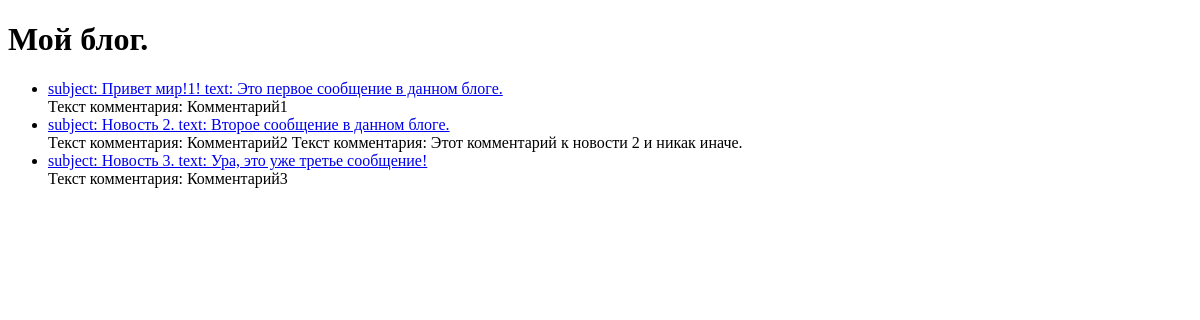
Before: / with the older database file.
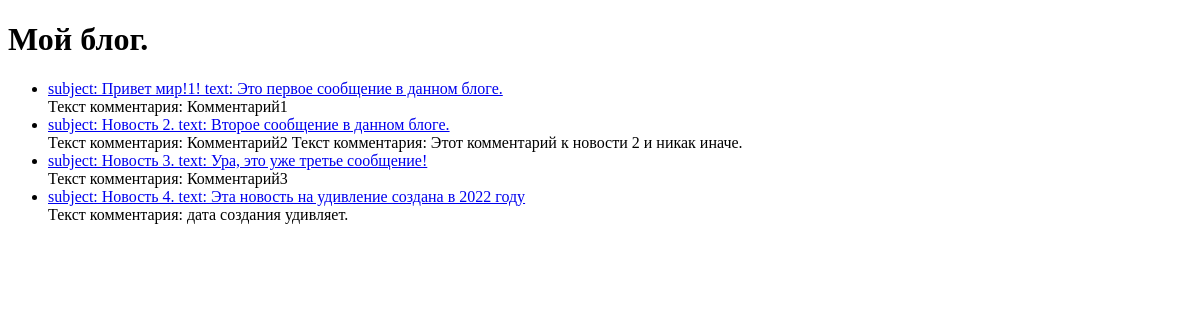
After: the same page with the newer database file.
### post/models.py (models this page shows)
class Post(models.Model):
    postname = models.CharField(max_length=200, verbose_name='Тема поста')
    posttext = models.TextField(verbose_name='Текст')
    created = models.DateTimeField(verbose_name='Время создания', default=now)
    def __str__(self):
        return f'subject: {self.postname} text: {self.posttext}'
    def get_comments(self):
        return self.comment_postcomment.all()

class Comments(models.Model):
    postcomm = models.ForeignKey(Post, verbose_name='Комментируемый пост', related_name='comment_postcomment', on_delete=models.CASCADE)
    comment = models.TextField(verbose_name='Комментарий')
    def __str__(self):
        return f'Текст комментария: {self.comment}'

### post/views.py (the view)
# urls.py: path('', posts, name='posts'),
def posts(request):
    f = Post.objects.all()
    context = {
        'posts': f
    }
    return render(request, 'index.html', context)

### post/templates/index.html (shortened to what this page needs)
{% extends 'base.html' %}
{% block body %}
    <h1>Мой блог.</h1>
    <ul>
        {% for post in posts %}
        <li> <a href="{% url 'postid' post.id %}"> {{ post }} </a> </li>
            {% for comments in post.get_comments %}
        <a> {{ comments }} </a>
            {% endfor %}
        <br>
        {% endfor %}
    </ul>
{% endblock %}

### post/templates/base.html (shortened to what this page needs)
<!DOCTYPE html>
<html lang="en">
<head>
</head>
<body>
    {% block body%} {% endblock %}
</body>
</html>

Changed rows visible on the page:
added Post: postname+posttext "subject: Новость 4. text: Эта новость на удивление создана в 2022 году"
added Comments: comment "Текст комментария: дата создания удивляет.", shown under "subject: Новость 4. text: Эта новость на удивление создана в 2022 году"
